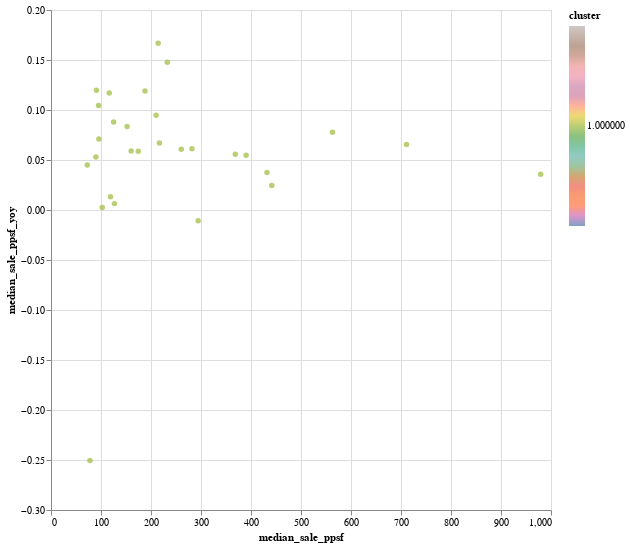

Source (notebook cell):
### Code cell
alt.Chart(c1_df).mark_circle().encode(
    alt.X('median_sale_ppsf',
        scale=alt.Scale(zero=False)),
    y='median_sale_ppsf_yoy',
    color=alt.Color('cluster', scale=alt.Scale(scheme='tableau10'))
).properties(
    width=500,
    height=500
).interactive()
